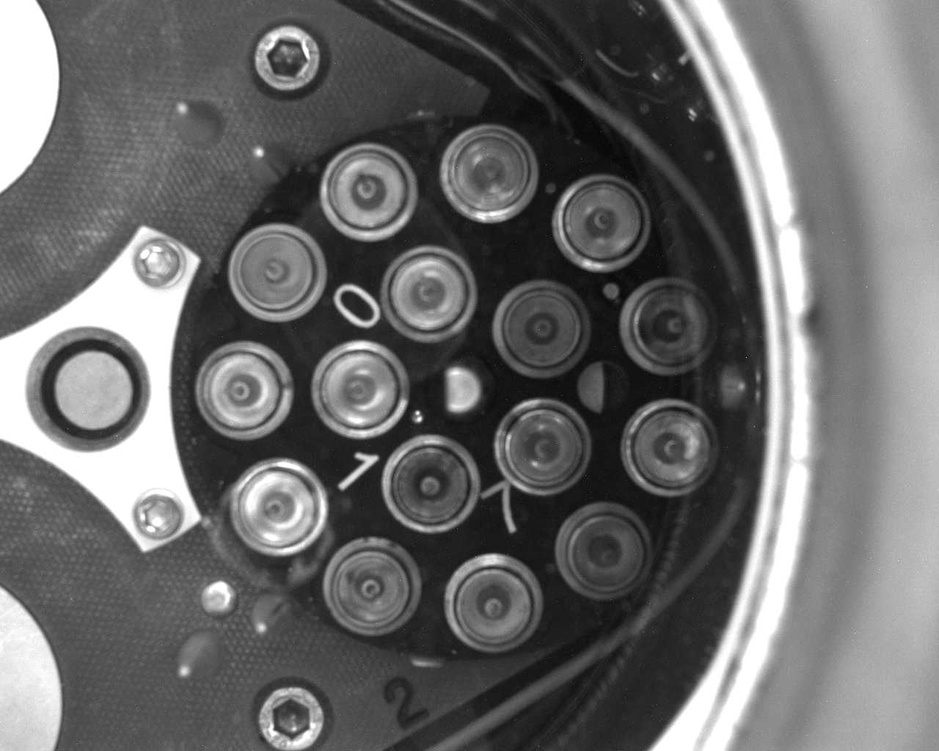
#> input picture var/model_data/No_LN_Images/puck_C_001_dewarEmpty_AllGoodSpineCaps.jpg, 939 x 751 px, shrunk from 1280 x 1024 before the run
$ python clahe_image.py ../var/model_data/No_LN_Images/puck_C_001_dewarEmpty_AllGoodSpineCaps.jpg
#> lines starting #> are read from the running program, lines starting #| are printed output that depends on the picture
import cv2
import numpy as np
import sys

image = cv2.imread(sys.argv[1], 1)
#> image is the input picture: shape (751, 939, 3); min 4, max 255, mean 105.2
clahe = cv2.createCLAHE(clipLimit=2.0, tileGridSize=(8, 8))
b = clahe.apply(image[:, :, 0])
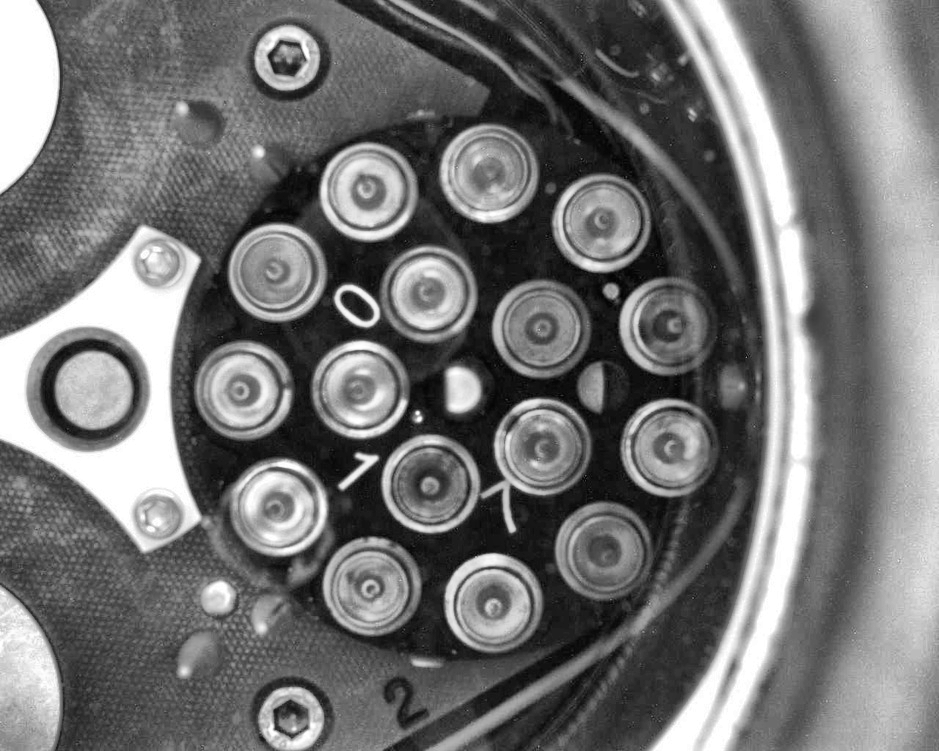
#> b: shape (751, 939); min 2, max 255, mean 114
g = clahe.apply(image[:, :, 1])
r = clahe.apply(image[:, :, 2])
equalized = np.dstack((b, g, r))
cv2.imwrite(sys.argv[1], equalized)

$ run again, on var/model_data/No_LN_Images/puck_C_008_noLN2_partiallyEmptyCaps.jpg
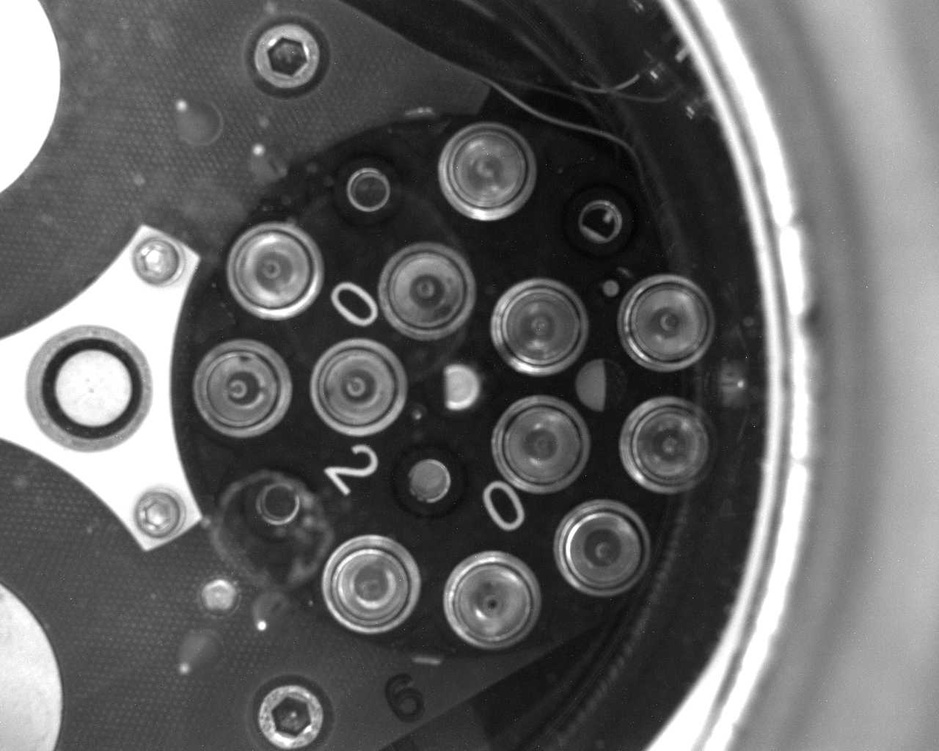
#> input picture var/model_data/No_LN_Images/puck_C_008_noLN2_partiallyEmptyCaps.jpg, 939 x 751 px, shrunk from 1280 x 1024 before the run
#> image is the input picture: shape (751, 939, 3); min 0, max 255, mean 100.6
#> `b = clahe.apply(image[:, :, 0])`:
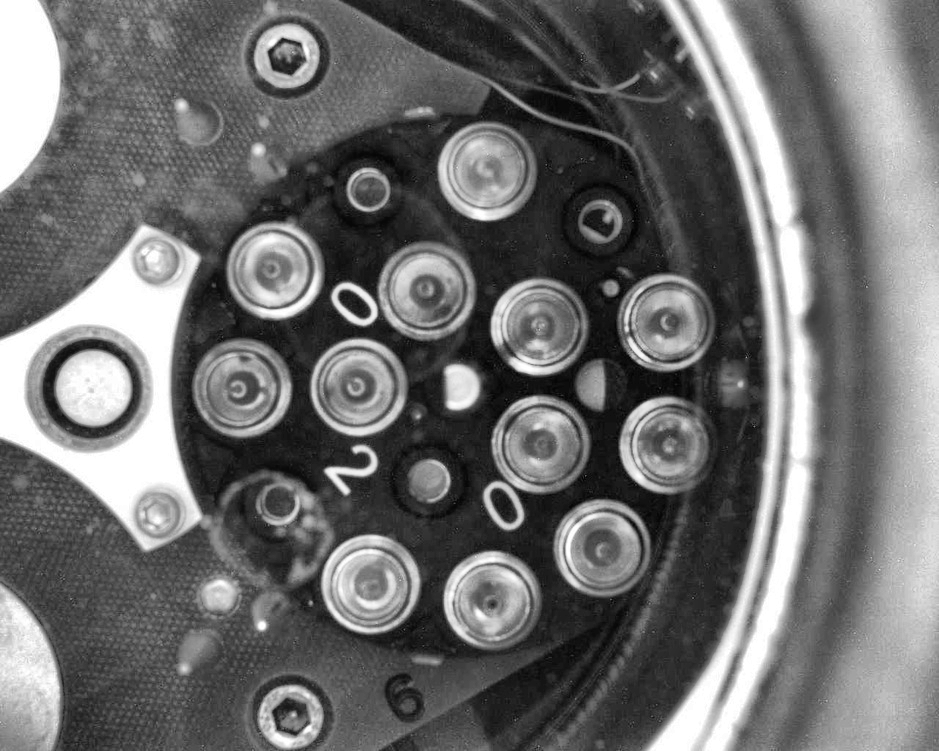
#> b: shape (751, 939); min 1, max 255, mean 109.1

$ run again, on var/model_data/No_LN_Images/puck_C_009_noLN2_EmptyPucks.jpg
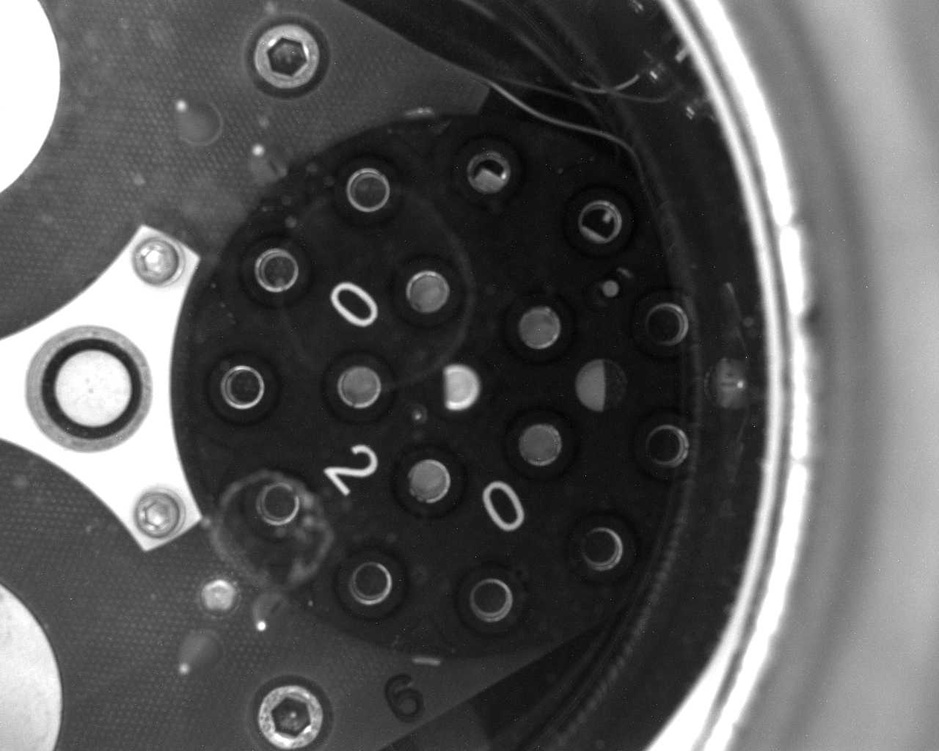
#> input picture var/model_data/No_LN_Images/puck_C_009_noLN2_EmptyPucks.jpg, 939 x 751 px, shrunk from 1280 x 1024 before the run
#> image is the input picture: shape (751, 939, 3); min 1, max 255, mean 88.9
#> `b = clahe.apply(image[:, :, 0])`:
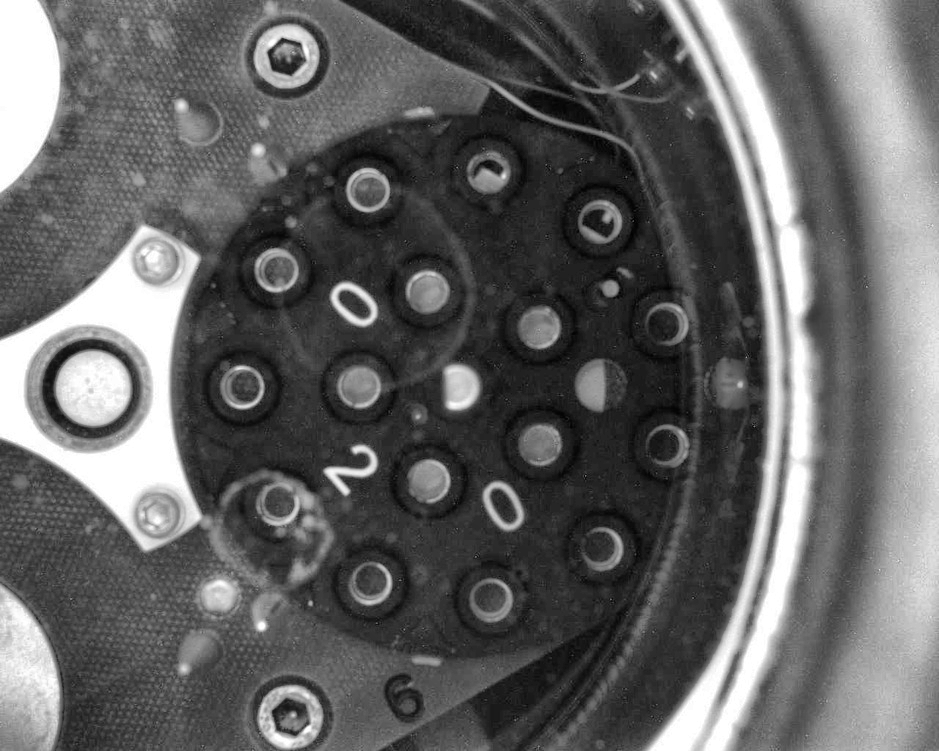
#> b: shape (751, 939); min 1, max 255, mean 98.8

$ run again, on var/model_data/No_LN_Images/puck_C_bentPins_silverCaps_noLN2.jpg
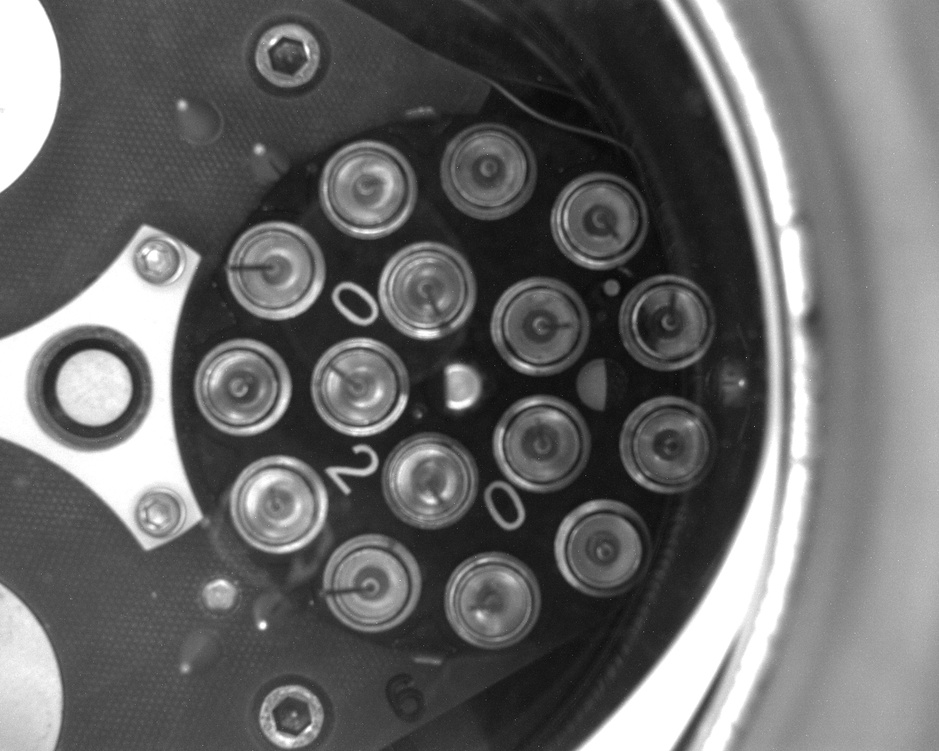
#> input picture var/model_data/No_LN_Images/puck_C_bentPins_silverCaps_noLN2.jpg, 939 x 751 px, shrunk from 1280 x 1024 before the run
#> image is the input picture: shape (751, 939, 3); min 4, max 255, mean 103.7
#> `b = clahe.apply(image[:, :, 0])`:
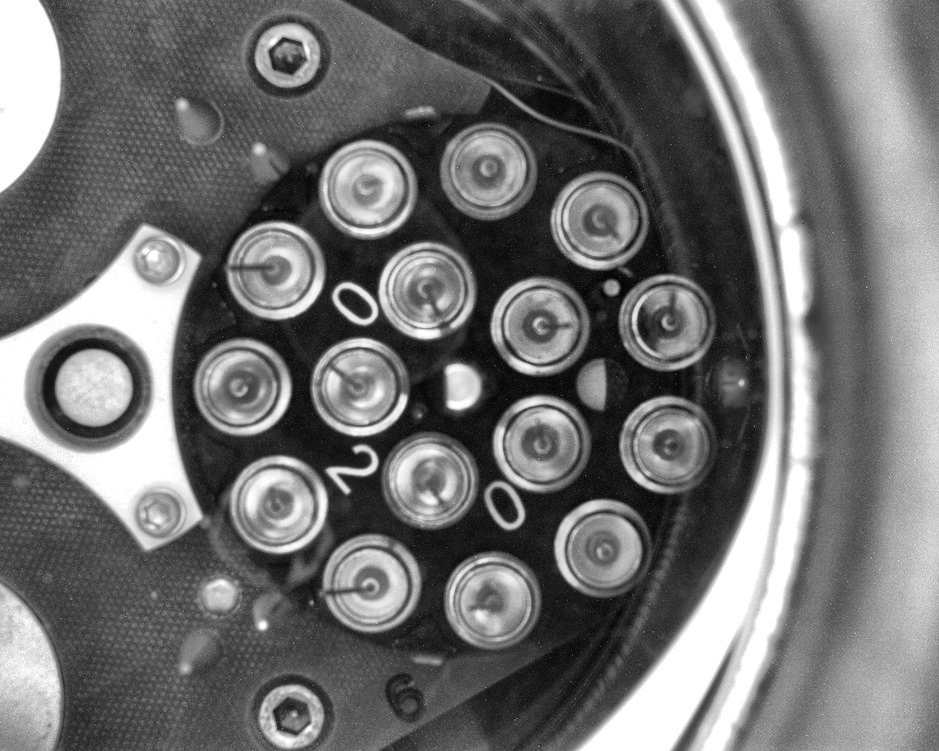
#> b: shape (751, 939); min 3, max 255, mean 112.1
